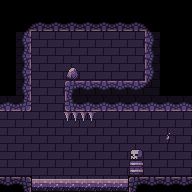

Rendered tile map (Tiled .tmx) drawn with the repository's tilesets; below, a short description and the full map source, tile grids included:
An orthogonal 12x12 tile map with 16x16 px tiles, 2 tile layers (background, front tiles) and 13 objects (player).

<map version="1.2" tiledversion="1.2.1" orientation="orthogonal" renderorder="right-down" width="12" height="12" tilewidth="16" tileheight="16" infinite="0" nextlayerid="8" nextobjectid="61">
 <tileset firstgid="1" name="dungeon2" tilewidth="16" tileheight="16" tilecount="208" columns="16">
  <image source="tiles.png" width="256" height="208" />
 </tileset>
 <layer id="3" name="background" width="12" height="12" locked="1">
  <data>
   <tile gid="19" />
   <tile gid="19" />
   <tile gid="19" />
   <tile gid="19" />
   <tile gid="19" />
   <tile gid="19" />
   <tile gid="19" />
   <tile gid="19" />
   <tile gid="19" />
   <tile gid="19" />
   <tile gid="19" />
   <tile gid="19" />
   <tile gid="19" />
   <tile gid="19" />
   <tile gid="19" />
   <tile gid="19" />
   <tile gid="19" />
   <tile gid="19" />
   <tile gid="19" />
   <tile gid="19" />
   <tile gid="19" />
   <tile gid="19" />
   <tile gid="19" />
   <tile gid="19" />
   <tile gid="19" />
   <tile gid="24" />
   <tile gid="24" />
   <tile gid="24" />
   <tile gid="24" />
   <tile gid="24" />
   <tile gid="24" />
   <tile gid="24" />
   <tile gid="24" />
   <tile gid="24" />
   <tile gid="19" />
   <tile gid="19" />
   <tile gid="19" />
   <tile gid="24" />
   <tile gid="24" />
   <tile gid="24" />
   <tile gid="24" />
   <tile gid="24" />
   <tile gid="24" />
   <tile gid="24" />
   <tile gid="24" />
   <tile gid="24" />
   <tile gid="19" />
   <tile gid="19" />
   <tile gid="19" />
   <tile gid="24" />
   <tile gid="24" />
   <tile gid="24" />
   <tile gid="24" />
   <tile gid="24" />
   <tile gid="24" />
   <tile gid="24" />
   <tile gid="24" />
   <tile gid="24" />
   <tile gid="19" />
   <tile gid="19" />
   <tile gid="19" />
   <tile gid="24" />
   <tile gid="24" />
   <tile gid="24" />
   <tile gid="24" />
   <tile gid="24" />
   <tile gid="24" />
   <tile gid="24" />
   <tile gid="24" />
   <tile gid="24" />
   <tile gid="19" />
   <tile gid="19" />
   <tile gid="24" />
   <tile gid="24" />
   <tile gid="24" />
   <tile gid="24" />
   <tile gid="24" />
   <tile gid="24" />
   <tile gid="24" />
   <tile gid="24" />
   <tile gid="24" />
   <tile gid="24" />
   <tile gid="24" />
   <tile gid="24" />
   <tile gid="24" />
   <tile gid="24" />
   <tile gid="24" />
   <tile gid="24" />
   <tile gid="24" />
   <tile gid="24" />
   <tile gid="24" />
   <tile gid="24" />
   <tile gid="24" />
   <tile gid="24" />
   <tile gid="24" />
   <tile gid="24" />
   <tile gid="24" />
   <tile gid="24" />
   <tile gid="24" />
   <tile gid="24" />
   <tile gid="24" />
   <tile gid="24" />
   <tile gid="24" />
   <tile gid="24" />
   <tile gid="24" />
   <tile gid="24" />
   <tile gid="24" />
   <tile gid="24" />
   <tile gid="24" />
   <tile gid="24" />
   <tile gid="24" />
   <tile gid="24" />
   <tile gid="24" />
   <tile gid="24" />
   <tile gid="24" />
   <tile gid="24" />
   <tile gid="24" />
   <tile gid="24" />
   <tile gid="24" />
   <tile gid="24" />
   <tile gid="24" />
   <tile gid="24" />
   <tile gid="24" />
   <tile gid="24" />
   <tile gid="24" />
   <tile gid="24" />
   <tile gid="24" />
   <tile gid="24" />
   <tile gid="24" />
   <tile gid="24" />
   <tile gid="24" />
   <tile gid="24" />
   <tile />
   <tile />
   <tile gid="24" />
   <tile gid="24" />
   <tile gid="24" />
   <tile gid="24" />
   <tile gid="24" />
   <tile gid="24" />
   <tile />
   <tile />
   <tile />
   <tile />
  </data>
 </layer>
 <layer id="2" name="front tiles" width="12" height="12" opacity="0.6">
  <data>
   <tile />
   <tile />
   <tile />
   <tile />
   <tile />
   <tile />
   <tile />
   <tile />
   <tile />
   <tile />
   <tile />
   <tile />
   <tile />
   <tile gid="21" />
   <tile gid="3221225475" />
   <tile gid="3221225475" />
   <tile gid="3221225475" />
   <tile gid="3221225475" />
   <tile gid="3221225475" />
   <tile gid="3221225475" />
   <tile gid="3221225475" />
   <tile gid="2147483669" />
   <tile />
   <tile />
   <tile />
   <tile gid="2147483666" />
   <tile />
   <tile />
   <tile />
   <tile />
   <tile />
   <tile />
   <tile />
   <tile gid="536870915" />
   <tile />
   <tile />
   <tile />
   <tile gid="2147483666" />
   <tile />
   <tile />
   <tile />
   <tile />
   <tile />
   <tile />
   <tile />
   <tile gid="536870915" />
   <tile />
   <tile />
   <tile />
   <tile gid="2147483666" />
   <tile />
   <tile />
   <tile gid="31" />
   <tile />
   <tile />
   <tile />
   <tile />
   <tile gid="18" />
   <tile />
   <tile />
   <tile />
   <tile gid="2147483666" />
   <tile />
   <tile />
   <tile gid="2" />
   <tile gid="3" />
   <tile gid="3" />
   <tile gid="3" />
   <tile gid="3" />
   <tile gid="3758096405" />
   <tile />
   <tile />
   <tile gid="3221225475" />
   <tile gid="3221225474" />
   <tile />
   <tile />
   <tile gid="1073741826" />
   <tile gid="1073741827" />
   <tile gid="1073741827" />
   <tile gid="1073741827" />
   <tile gid="1073741827" />
   <tile gid="1073741827" />
   <tile gid="1073741827" />
   <tile gid="1073741827" />
   <tile />
   <tile />
   <tile />
   <tile />
   <tile gid="28" />
   <tile gid="28" />
   <tile />
   <tile />
   <tile />
   <tile />
   <tile />
   <tile />
   <tile />
   <tile />
   <tile />
   <tile />
   <tile />
   <tile />
   <tile />
   <tile />
   <tile />
   <tile />
   <tile gid="127" />
   <tile />
   <tile />
   <tile />
   <tile />
   <tile />
   <tile />
   <tile />
   <tile />
   <tile />
   <tile gid="80" />
   <tile />
   <tile />
   <tile />
   <tile />
   <tile />
   <tile />
   <tile />
   <tile />
   <tile />
   <tile />
   <tile />
   <tile gid="79" />
   <tile />
   <tile />
   <tile />
   <tile gid="2147483651" />
   <tile gid="2147483650" />
   <tile gid="23" />
   <tile gid="23" />
   <tile gid="23" />
   <tile gid="23" />
   <tile gid="23" />
   <tile gid="23" />
   <tile gid="2" />
   <tile gid="2147483651" />
   <tile gid="2147483651" />
   <tile gid="2147483651" />
  </data>
 </layer>
 <objectgroup id="7" name="objects">
  <object id="57" type="player" x="48" y="48" width="16" height="16" />
 </objectgroup>
 <objectgroup id="6" name="collision">
  <object id="26" x="0" y="0" width="192" height="32" />
  <object id="28" x="144" y="32" width="48" height="80" />
  <object id="29" x="64" y="80" width="80" height="32" />
  <object id="30" x="0" y="32" width="32" height="80" />
  <object id="31" x="0" y="176" width="32" height="16" />
  <object id="32" x="128" y="176" width="64" height="16" />
  <object id="33" x="96" y="272" />
  <object id="37" gid="79" x="128" y="176" width="16" height="16" />
  <object id="44" x="135.812" y="151.375" width="0.5" height="23.4375" />
  <object id="45" x="74" y="69.5" height="10" />
  <object id="55" x="-32" y="112" width="32" height="64" />
  <object id="56" x="32" y="192" width="96" height="16" />
 </objectgroup>
</map>